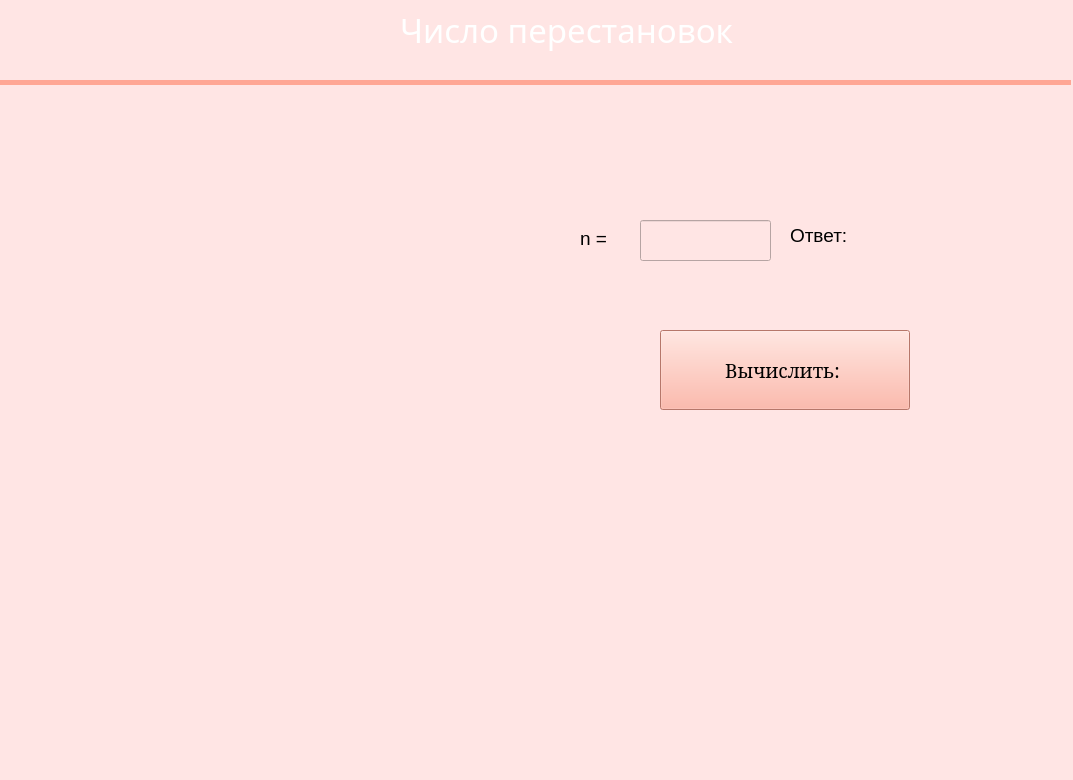
<?xml version="1.0" encoding="UTF-8"?>
<ui version="4.0">
 <class>MainWindow</class>
 <widget class="QMainWindow" name="MainWindow">
  <property name="geometry">
   <rect>
    <x>0</x>
    <y>0</y>
    <width>1073</width>
    <height>780</height>
   </rect>
  </property>
  <property name="windowTitle">
   <string>MainWindow</string>
  </property>
  <property name="styleSheet">
   <string notr="true">background-color: rgb(255, 229, 228);</string>
  </property>
  <widget class="QWidget" name="centralwidget">
   <widget class="QLabel" name="label_3">
    <property name="geometry">
     <rect>
      <x>0</x>
      <y>-30</y>
      <width>491</width>
      <height>1001</height>
     </rect>
    </property>
    <property name="text">
     <string/>
    </property>
    <property name="pixmap">
     <pixmap>../../Downloads/pngwing.com (1).png</pixmap>
    </property>
   </widget>
   <widget class="QLabel" name="label_2">
    <property name="geometry">
     <rect>
      <x>0</x>
      <y>80</y>
      <width>551</width>
      <height>371</height>
     </rect>
    </property>
    <property name="text">
     <string/>
    </property>
    <property name="pixmap">
     <pixmap>../../Downloads/pngwing.com (1).png</pixmap>
    </property>
   </widget>
   <widget class="QLabel" name="label_4">
    <property name="geometry">
     <rect>
      <x>0</x>
      <y>80</y>
      <width>1071</width>
      <height>5</height>
     </rect>
    </property>
    <property name="styleSheet">
     <string notr="true">background-color: rgb(255, 166, 148);</string>
    </property>
    <property name="text">
     <string/>
    </property>
   </widget>
   <widget class="QLabel" name="label">
    <property name="geometry">
     <rect>
      <x>400</x>
      <y>-20</y>
      <width>600</width>
      <height>100</height>
     </rect>
    </property>
    <property name="font">
     <font>
      <family>Haettenschweiler</family>
      <pointsize>25</pointsize>
      <weight>50</weight>
      <italic>false</italic>
      <bold>false</bold>
     </font>
    </property>
    <property name="styleSheet">
     <string notr="true">color: white
</string>
    </property>
    <property name="text">
     <string>Число перестановок</string>
    </property>
   </widget>
   <widget class="QLabel" name="label_5">
    <property name="geometry">
     <rect>
      <x>80</x>
      <y>800</y>
      <width>1074</width>
      <height>5</height>
     </rect>
    </property>
    <property name="styleSheet">
     <string notr="true">background-color: rgb(255, 166, 148);</string>
    </property>
    <property name="text">
     <string/>
    </property>
   </widget>
   <widget class="QLineEdit" name="lineEdit">
    <property name="geometry">
     <rect>
      <x>640</x>
      <y>220</y>
      <width>131</width>
      <height>41</height>
     </rect>
    </property>
   </widget>
   <widget class="QLabel" name="label_7">
    <property name="geometry">
     <rect>
      <x>580</x>
      <y>230</y>
      <width>55</width>
      <height>16</height>
     </rect>
    </property>
    <property name="font">
     <font>
      <pointsize>14</pointsize>
     </font>
    </property>
    <property name="text">
     <string>n = </string>
    </property>
   </widget>
   <widget class="QLabel" name="label_6">
    <property name="geometry">
     <rect>
      <x>790</x>
      <y>220</y>
      <width>81</width>
      <height>31</height>
     </rect>
    </property>
    <property name="font">
     <font>
      <pointsize>14</pointsize>
     </font>
    </property>
    <property name="text">
     <string>Ответ:</string>
    </property>
   </widget>
   <widget class="QLabel" name="label_9">
    <property name="geometry">
     <rect>
      <x>880</x>
      <y>220</y>
      <width>101</width>
      <height>31</height>
     </rect>
    </property>
    <property name="text">
     <string/>
    </property>
   </widget>
   <widget class="QPushButton" name="pushButton_2">
    <property name="geometry">
     <rect>
      <x>660</x>
      <y>330</y>
      <width>250</width>
      <height>80</height>
     </rect>
    </property>
    <property name="font">
     <font>
      <family>MS Serif</family>
      <pointsize>14</pointsize>
      <weight>50</weight>
      <bold>false</bold>
     </font>
    </property>
    <property name="styleSheet">
     <string notr="true">background-color: rgb(170, 85, 255);
background-color: rgb(255, 166, 148);</string>
    </property>
    <property name="text">
     <string>Вычислить: </string>
    </property>
   </widget>
  </widget>
  <widget class="QMenuBar" name="menubar">
   <property name="geometry">
    <rect>
     <x>0</x>
     <y>0</y>
     <width>1073</width>
     <height>26</height>
    </rect>
   </property>
  </widget>
  <widget class="QStatusBar" name="statusbar"/>
 </widget>
 <resources/>
 <connections/>
</ui>
